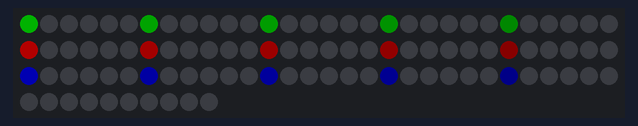
The sketch below on a simulated Arduino Uno, built for the host (arithmetic inside an expression is 32-bit, double 64-bit). Parts: 100 RGB LEDs in strip order, left to right, continuing on the next row. Dim RGB values are drawn brighter than linear; random numbers use the default seed unless the sketch sets one.

Above: at 0.16 s.
At 3.5 s:
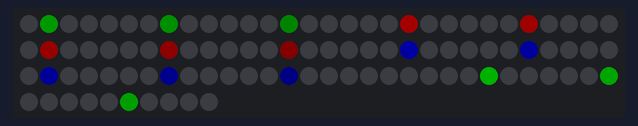
At 7.66 s:
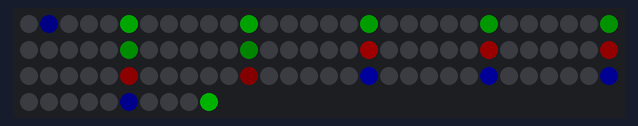
At 17.58 s:
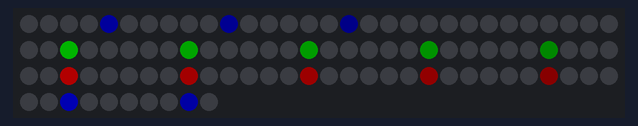
At 26.39 s:
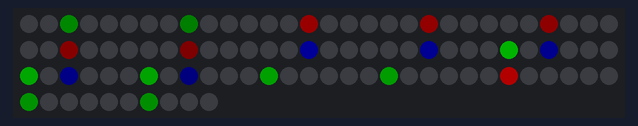
At 35.6 s:
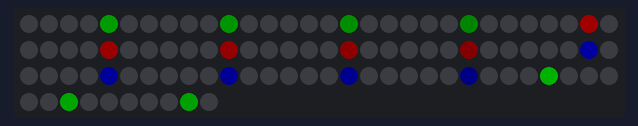

The sketch:

lavelectchelou.ino
```cpp
#include <FastLED.h>
#define LED_PIN             6           // Numéro de broche des LED
#define NUM_LEDS            100         // Nombre total de LED dans le ruban
#define BRIGHTNESS          100         // Luminosité (de 0 à 255)
int FADE_SPEED =          10;           // Vitesse de fondu entre les LED (plus la valeur est basse, plus le fondu est rapide)
#define MIN_BRIGHTNESS      0           // Luminosité minimale pour une LED allumée
#define MAX_BRIGHTNESS      150         // Luminosité maximale pour une LED allumée
#define MIN_TRAIL_LENGTH    5          // Longueur minimale de la traînée
#define MAX_TRAIL_LENGTH    10          // Longueur maximale de la traînée         // Espacement maximal entre les traînées
#define TRAIL_BRIGHTNESS_FACTOR 0.8     // Facteur de réduction de la luminosité de la traînée
#define CYCLE_DELAY         5           // Délai entre chaque cycle (en millisecondes)

CRGB leds[NUM_LEDS];

int trailLength = 5;
      int trailSpacing = 6;

void setup() {
  FastLED.addLeds<WS2812B, LED_PIN, GRB>(leds, NUM_LEDS); // Initialiser les LED
  FastLED.setBrightness(BRIGHTNESS); // Définir la luminosité initiale
}

void loop() {


  // Effet de trainées lumineuses
  for (int i = 0; i < NUM_LEDS; i++) {

      trailLength += random (-1,2);
      //trailSpacing = trailLength + 10;
      FADE_SPEED += random(-1,2);
      FADE_SPEED = constrain(FADE_SPEED, 30, 50);
      trailLength = constrain(trailLength, MIN_TRAIL_LENGTH, MAX_TRAIL_LENGTH);
      //trailSpacing = constrain(trailSpacing, MIN_TRAIL_SPACING, MAX_TRAIL_SPACING);


    // Dessiner la traînée
    for (int j = 0; j < trailLength; j++) {
      int ledIndex = (i + j * trailSpacing) % NUM_LEDS;
      int ledIndex2 = (i + 30 + j * trailSpacing) % NUM_LEDS;
      int ledIndex3 = (i + 60 + j * trailSpacing) % NUM_LEDS;
      int brightness = MAX_BRIGHTNESS - (j * ((MAX_BRIGHTNESS - MIN_BRIGHTNESS) / trailLength)); // Calculer la luminosité en fonction de la position dans la traînée
      leds[ledIndex] = CRGB(0, brightness * TRAIL_BRIGHTNESS_FACTOR, 0); // Couleur bleue avec luminosité réduite
      leds[ledIndex2] = CRGB(brightness * TRAIL_BRIGHTNESS_FACTOR,0, 0); // Couleur bleue avec luminosité réduite
      leds[ledIndex3] = CRGB(0,0, brightness * TRAIL_BRIGHTNESS_FACTOR); // Couleur bleue avec luminosité réduite
    }

    // Allumer le pixel principal
    leds[i] = CRGB(0, MAX_BRIGHTNESS, 0); // Couleur bleue avec luminosité maximale
    leds[i + 30] = CRGB(MAX_BRIGHTNESS, 0, 0); // Couleur bleue avec luminosité maximale
    leds[i + 60] = CRGB(0, 0, MAX_BRIGHTNESS); // Couleur bleue avec luminosité maximale
    FastLED.show();
    delay(FADE_SPEED);

    // Éteindre les LEDs
    for (int j = 0; j < trailLength; j++) {
      int ledIndex = (i + j * trailSpacing) % NUM_LEDS;
      int ledIndex2 = (i + 30 + j * trailSpacing) % NUM_LEDS;
      int ledIndex3 = (i + 60 + j * trailSpacing) % NUM_LEDS;
      leds[ledIndex] = CRGB::Black; // Éteindre la traînée
      leds[ledIndex2] = CRGB::Black; // Éteindre la traînée
    leds[ledIndex3] = CRGB::Black; // Éteindre la traînée
    }
    leds[i] = CRGB::Black; // Éteindre le pixel principal
    leds[(i + 30)%NUM_LEDS] = CRGB::Black;
    leds[(i + 60)%NUM_LEDS] = CRGB::Black;
  }
  delay(CYCLE_DELAY); // Délai entre chaque cycle
}
```
